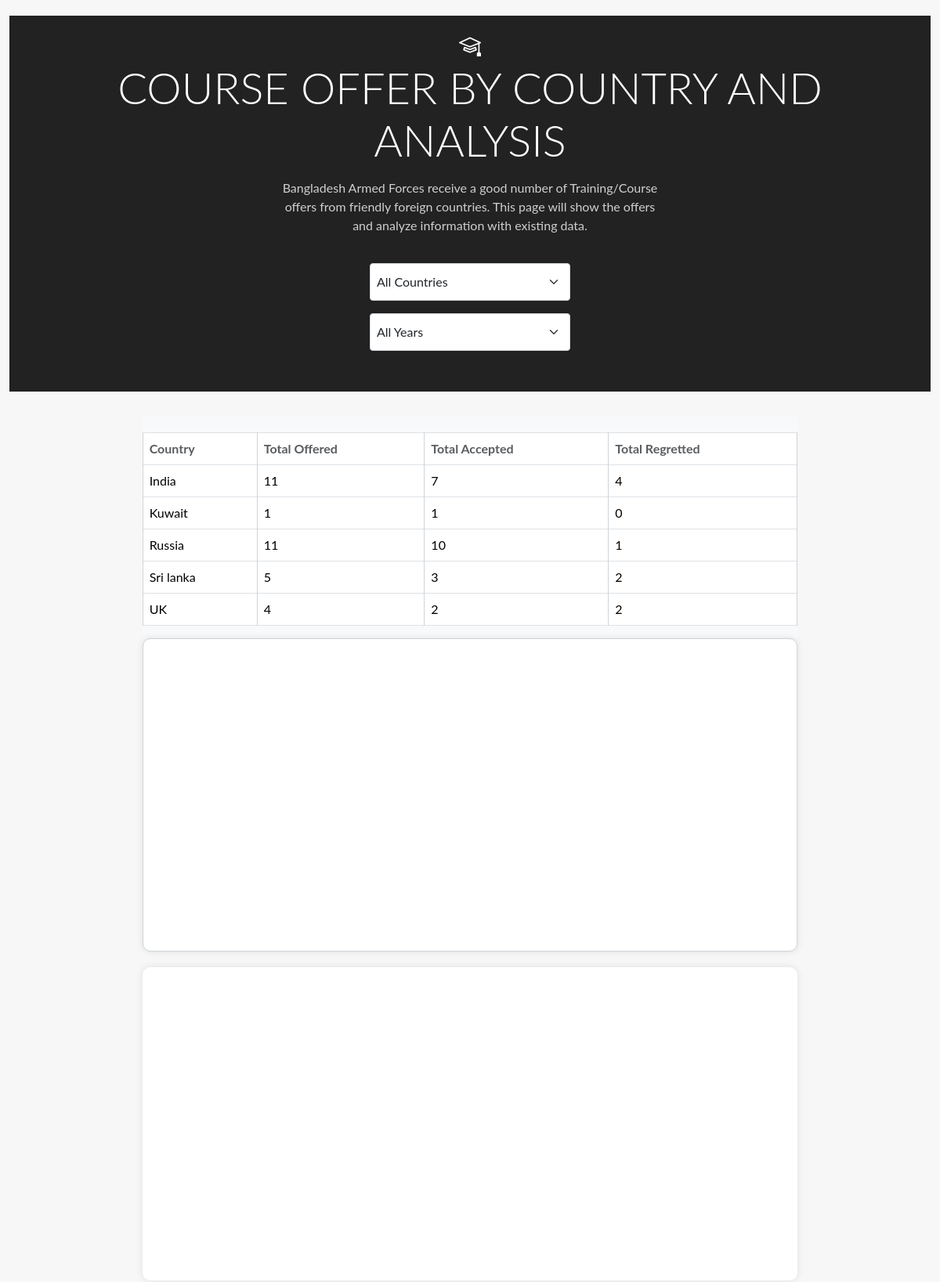
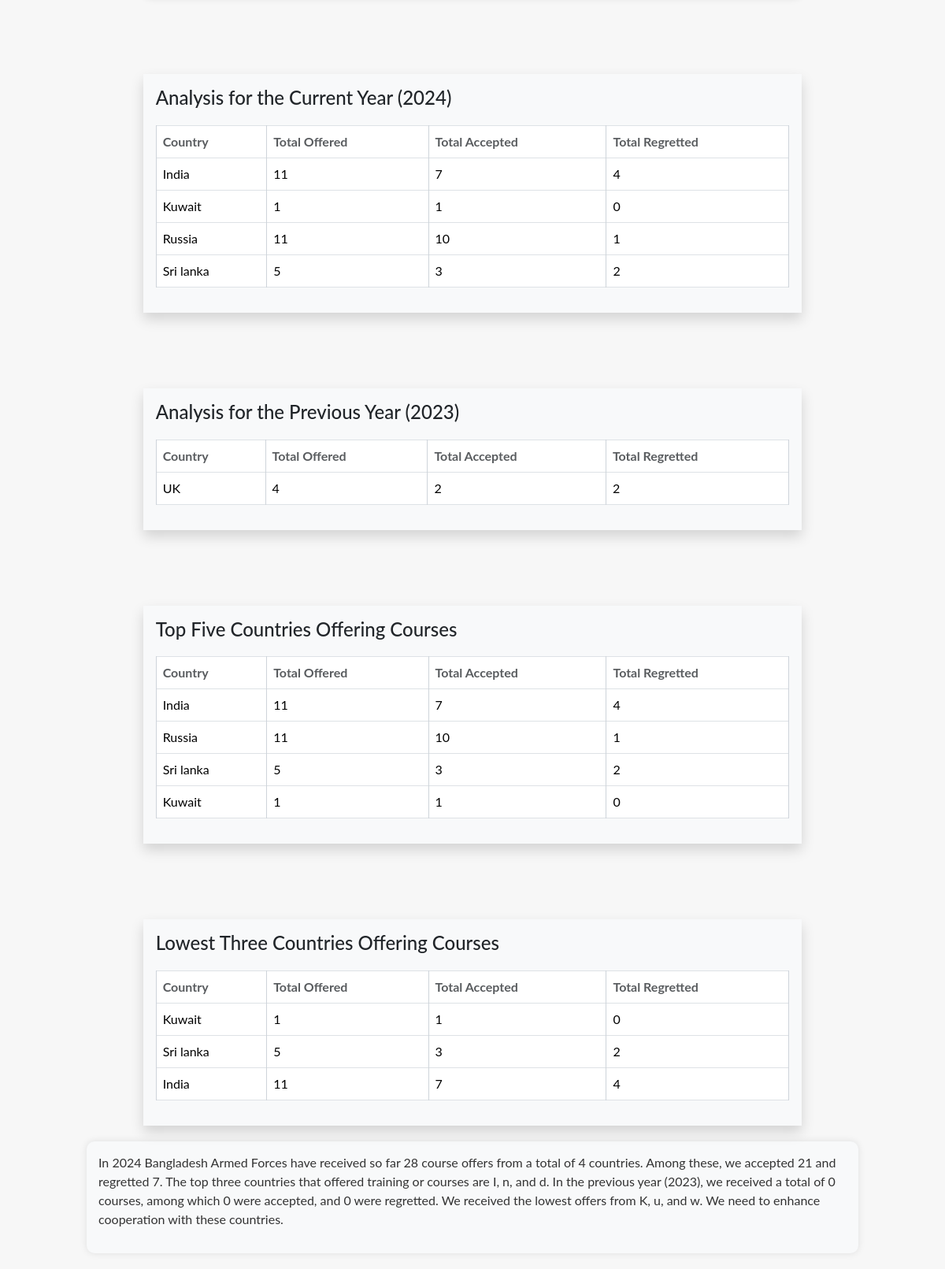
Screenshot of /cwisecourseoffer/ with the database file from the repository (2 pictures, top to bottom).
### myapp/models.py (models this page shows, shortened)
class Country(models.Model):
    class CountryClass(models.TextChoices):
        A = 'A', 'Class A'
        B = 'B', 'Class B'
        C = 'C', 'Class C'
    name = models.CharField(max_length=100, unique=True)
    country_class = models.CharField(max_length=1, choices=CountryClass.choices)

### myapp/views.py (the view)
# urls.py: path('cwisecourseoffer/', views.coffer_by_country, name='cwisecourseoffer'),
def coffer_by_country(request):
    current_year = datetime.datetime.now().year
    country_analysis = CourseOffer.objects.values('ff_country__name', 'year').annotate(
        total_offered=Sum('vacancies_offered'),
        total_accepted=ExpressionWrapper(
            Sum(F('vacancies_accepted_army') + F('vacancies_accepted_navy') + F('vacancies_accepted_air')),
            output_field=fields.IntegerField()
        ),
        total_regretted=Sum('vacancies_regretted')
    ).order_by('ff_country__name', 'year')
    unique_years = CourseOffer.objects.values_list('year', flat=True).distinct()
    current_year_analysis = country_analysis.filter(year=current_year)
    previous_year = current_year - 1
    previous_year_analysis = country_analysis.filter(year=previous_year)
    top_five_countries = country_analysis.filter(year=current_year).order_by('-total_offered')[:5]
    lowest_three_countries = country_analysis.filter(year=current_year).order_by('total_offered')[:3]
    current_year_total_offers = current_year_analysis.aggregate(Sum('total_offered'))['total_offered__sum']
    current_year_total_countries = current_year_analysis.count()
    current_year_accepted_offers = current_year_analysis.aggregate(Sum('total_accepted'))['total_accepted__sum']
    current_year_regretted_offers = current_year_analysis.aggregate(Sum('total_regretted'))['total_regretted__sum']
    current_year_top_countries = ', '.join([country['ff_country__name'] for country in top_five_countries])
    previous_year_total_offers = 0
    previous_year_accepted_offers = 0
    previous_year_regretted_offers = 0
    lowest_countries = ', '.join([country['ff_country__name'] for country in lowest_three_countries])
    country_analysis_list = list(country_analysis)
    context = {
        'country_analysis': country_analysis_list,
        'unique_years': unique_years,
        'current_year_analysis': current_year_analysis,
        'previous_year_analysis': previous_year_analysis,
        'top_five_countries': top_five_countries,
        'lowest_three_countries': lowest_three_countries,
        'current_year': current_year,
        'current_year_total_offers': current_year_total_offers,
        'current_year_total_countries': current_year_total_countries,
        'current_year_accepted_offers': current_year_accepted_offers,
        'current_year_regretted_offers': current_year_regretted_offers,
        'current_year_top_countries': current_year_top_countries,
        'previous_year': previous_year,
        'previous_year_total_offers': previous_year_total_offers,
        'previous_year_accepted_offers': previous_year_accepted_offers,
        'previous_year_regretted_offers': previous_year_regretted_offers,
        'lowest_countries': lowest_countries,
    }
    return render(request, 'country_coffer.html', context)

### templates/country_coffer.html (shortened to what this page needs)
{% extends 'base.html' %}
{% block content %}
    {% load static %}
    <body>
        <div class="container-fluid">
            <div class="header-container" style="height: 60vh;">
                <div class="header-content">
                    <i class="bi bi-mortarboard fs-3"></i>
                    <h1 class="display-4 mb-0 text-uppercase pb-3 ">Course Offer by Country and Analysis</h1>
                    <div class="header-description">
                        <p>Bangladesh Armed Forces receive a good number of Training/Course offers from friendly foreign countries. This page will show the offers and analyze information with existing data.</p>
                    </div>
                </div>
                <div class="position-static d-flex flex-column align-items-center justify-content-center" style="max-width: none;">
                    <select id="countrySelect" class="form-select select-control mb-3">
                        <option value="">All Countries</option>
                    </select>
                    <select id="yearSelect" class="form-select select-control">
                        <option value="">All Years</option>
                    </select>
                </div>
            </div>
            <section class="row wrapper">
                <div class="col-md-10 mx-auto bg-light table-container">
                    <table class="table table-bordered">
                        <thead>
                            <tr>
                                <th class="text-muted">Country</th>
                                <th class="text-muted">Total Offered</th>
                                <th class="text-muted">Total Accepted</th>
                                <th class="text-muted">Total Regretted</th>
                            </tr>
                        </thead>
                        <tbody>
                            {% for analysis in country_analysis %}
                                <tr class="country-analysis" data-country="{{ analysis.ff_country__name }}" data-year="{{ analysis.year }}">
                                    <td>{{ analysis.ff_country__name }}</td>
                                    <td>{{ analysis.total_offered }}</td>
                                    <td>{{ analysis.total_accepted }}</td>
                                    <td>{{ analysis.total_regretted }}</td>
                                </tr>
                            {% endfor %}
                        </tbody>
                    </table>
                </div>
                <div id="CountryWiseCourseOffer" class="col-md-10 m-0 mx-auto p-4 chart-container"></div>
                <div id="countryWiseOfferChart" class="col-md-10 mx-auto chart-container"></div>
            </section>
            <section class="row wrapper mt-5">
                <div class="col-md-10 mx-auto bg-light table-container shadow mt-5 p-3">
                    <h4>Analysis for the Current Year ({{ current_year }})</h4>
                    <table class="table table-bordered text-mute ">
                        <thead>
                            <tr>
                                <th class="text-muted">Country</th>
                                <th class="text-muted">Total Offered</th>
                                <th class="text-muted">Total Accepted</th>
                                <th class="text-muted">Total Regretted</th>
                            </tr>
                        </thead>
                        <tbody>
                            {% for analysis in current_year_analysis %}
                                <tr>
                                    <td>{{ analysis.ff_country__name }}</td>
                                    <td>{{ analysis.total_offered }}</td>
                                    <td>{{ analysis.total_accepted }}</td>
                                    <td>{{ analysis.total_regretted }}</td>
                                </tr>
                            {% endfor %}
                        </tbody>
                    </table>
                </div>
            </section>
            <section class="row wrapper mt-5">
                <div class="col-md-10 mx-auto bg-light table-container shadow mt-5 p-3">
                    <h4>Analysis for the Previous Year ({{ previous_year }})</h4>
                    <table class="table table-bordered">
                        <thead>
                            <tr>
                                <th class="text-muted" >Country</th>
                                <th class="text-muted" >Total Offered</th>
                                <th class="text-muted" >Total Accepted</th>
                                <th class="text-muted" >Total Regretted</th>
                            </tr>
                        </thead>
                        <tbody>
                            {% for analysis in previous_year_analysis %}
                                <tr>
                                    <td>{{ analysis.ff_country__name }}</td>
                                    <td>{{ analysis.total_offered }}</td>
                                    <td>{{ analysis.total_accepted }}</td>
                                    <td>{{ analysis.total_regretted }}</td>
                                </tr>
                            {% endfor %}
                        </tbody>
                    </table>
                </div>
            </section>
            <section class="row wrapper mt-5">
                <div class="col-md-10 mx-auto bg-light table-container shadow mt-5 p-3">
                    <h4>Top Five Countries Offering Courses</h4>
                    <table class="table table-bordered">
                        <thead>
                            <tr>
                                <th class="text-muted">Country</th>
                                <th class="text-muted">Total Offered</th>
                                <th class="text-muted">Total Accepted</th>
                                <th class="text-muted">Total Regretted</th>
                            </tr>
                        </thead>
                        <tbody>
                            {% for analysis in top_five_countries %}
                                <tr>
                                    <td>{{ analysis.ff_country__name }}</td>
                                    <td>{{ analysis.total_offered }}</td>
                                    <td>{{ analysis.total_accepted }}</td>
                                    <td>{{ analysis.total_regretted }}</td>
                                </tr>
                            {% endfor %}
                        </tbody>
                    </table>
                </div>
            </section>
            <section class="row wrapper mt-5">
                <div class="col-md-10 mx-auto bg-light table-container shadow mt-5 p-3">
                    <h4>Lowest Three Countries Offering Courses</h4>
                    <table class="table table-bordered">
                        <thead>
                            <tr>
                                <th class="text-muted">Country</th>
                                <th class="text-muted">Total Offered</th>
                                <th class="text-muted">Total Accepted</th>
                                <th class="text-muted">Total Regretted</th>
                            </tr>
                        </thead>
                        <tbody>
                            {% for analysis in lowest_three_countries %}
                                <tr>
                                    <td>{{ analysis.ff_country__name }}</td>
                                    <td>{{ analysis.total_offered }}</td>
                                    <td>{{ analysis.total_accepted }}</td>
                                    <td>{{ analysis.total_regretted }}</td>
                                </tr>
                            {% endfor %}
                        </tbody>
                    </table>
                </div>
            </section>
            <div class="summary-text col-md-10 mx-auto bg-light table-container">
                <p>In {{ current_year }} Bangladesh Armed Forces have received so far {{ current_year_total_offers }} course offers from a total of {{ current_year_total_countries }} countries. Among these, we accepted {{ current_year_accepted_offers }} and regretted {{ current_year_regretted_offers }}. The top three countries that offered training or courses are {{ current_year_top_countries.0 }}, {{ current_year_top_countries.1 }}, and {{ current_year_top_countries.2 }}.
                    In the previous year ({{ previous_year }}), we received a total of {{ previous_year_total_offers }} courses, among which {{ previous_year_accepted_offers }} were accepted, and {{ previous_year_regretted_offers }} were regretted. We received the lowest offers from {{ lowest_countries.0 }}, {{ lowest_countries.1 }}, and {{ lowest_countries.2 }}. We need to enhance cooperation with these countries.</p>
            </div>
        </div>
        </div>
</body>
{% endblock %}

### templates/base.html (style rules this page uses)
body { background-image: none; background-size: auto; padding-top: 20px; font-family: "Lato", sans-serif; margin: 0; margin-bottom: 20px; box-sizing: border-box; }

### templates/country_coffer.html (style rules this page uses)
body { padding-top: 20px; font-family: "Lato", sans-serif; margin: 0; background-color: #F7F7F7; margin-bottom: 20px; box-sizing: border-box; }
#countrySelect, table { width: 100%; margin-top: 20px; border-collapse: collapse; }
#countrySelect { padding: 8px; border: 1px solid #ced4da; border-radius: 4px; box-sizing: border-box; margin-bottom: 20px; position: relative; z-index: 1; background-color: #ffffff; }
th, td { border: 1px solid #ced4da; padding: 8px; text-align: left; }
th { background-color: #007bff; color: #ffffff; }
.country-analysis { transition: background-color 0.3s ease; }
.chart-container, #CountryWiseCourseOffer { background-color: #fff; border-radius: 10px; box-shadow: 0 0 10px rgba(0, 0, 0, 0.1); padding: 20px; height: 400px; margin-top: 20px; overflow: hidden; }
.header-container { background-color: #222222; padding: 16px; position: relative; }
.header-content { text-align: center; color: #FFFFFF; }
.header-description { color: #CFCFCF; margin-top: 10px; max-width: 500px; text-align: center; margin: 0 auto; }
.wrapper { margin-right: auto; margin-left: auto; max-width: 1024px; padding-right: 10px; padding-left: 10px; margin-top: 32px; }
#CountryWiseCourseOffer.chart-container { border: 1px solid #ced4da; border-radius: 10px; box-shadow: 0 0 10px rgba(0, 0, 0, 0.1); min-height: 400px; margin-top: 20px; box-sizing: border-box; }
.table-container { padding: 0; margin: 0; }
.select-control { width: 100%; max-width: 256px; height: 48px; padding: 8px; border: 1px solid #ced4da; border-radius: 4px; box-sizing: border-box; margin-bottom: 20px; position: relative; z-index: 1; background-color: #ffffff; }
.summary-text { margin-top: 20px; padding: 15px; background-color: #fff; border-radius: 10px; box-shadow: 0 0 10px rgba(0, 0, 0, 0.1); }
.summary-text p { font-size: 16px; line-height: 1.5; color: #333; }

### rows the page displays
Country: ff_country__name "Sri lanka", total_offered "5", total_accepted "3", total_regretted "2"
Country: ff_country__name "India", total_offered "11", total_accepted "7", total_regretted "4"
Country: ff_country__name "Russia", total_offered "11", total_accepted "10", total_regretted "1"

### other values shown
{{ analysis.ff_country__name }} "India" "Kuwait" "Russia" "UK"
{{ analysis.total_offered }} "11" "1" "11" "4"
{{ analysis.total_accepted }} "7" "1" "10" "2"
{{ analysis.total_regretted }} "4" "0" "1" "2"
{{ analysis.ff_country__name }} "Kuwait"
{{ analysis.total_offered }} "1"
{{ analysis.total_accepted }} "1"
{{ analysis.total_regretted }} "0"
{{ analysis.ff_country__name }} "UK"
{{ analysis.total_offered }} "4"
{{ analysis.total_accepted }} "2"
{{ analysis.total_regretted }} "2"
{{ analysis.ff_country__name }} "Kuwait" "India"
{{ analysis.total_offered }} "1" "11"
{{ analysis.total_accepted }} "1" "7"
